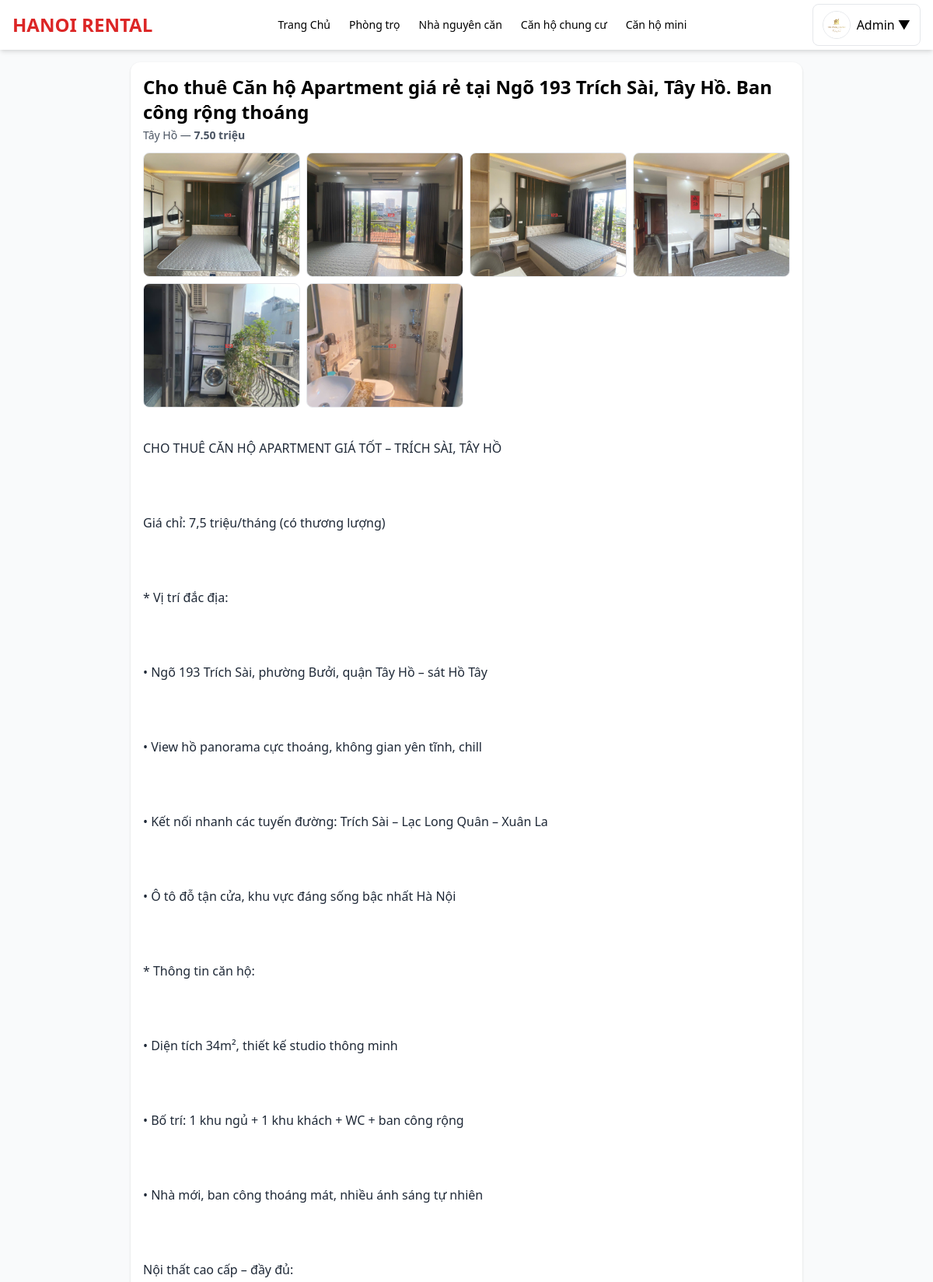
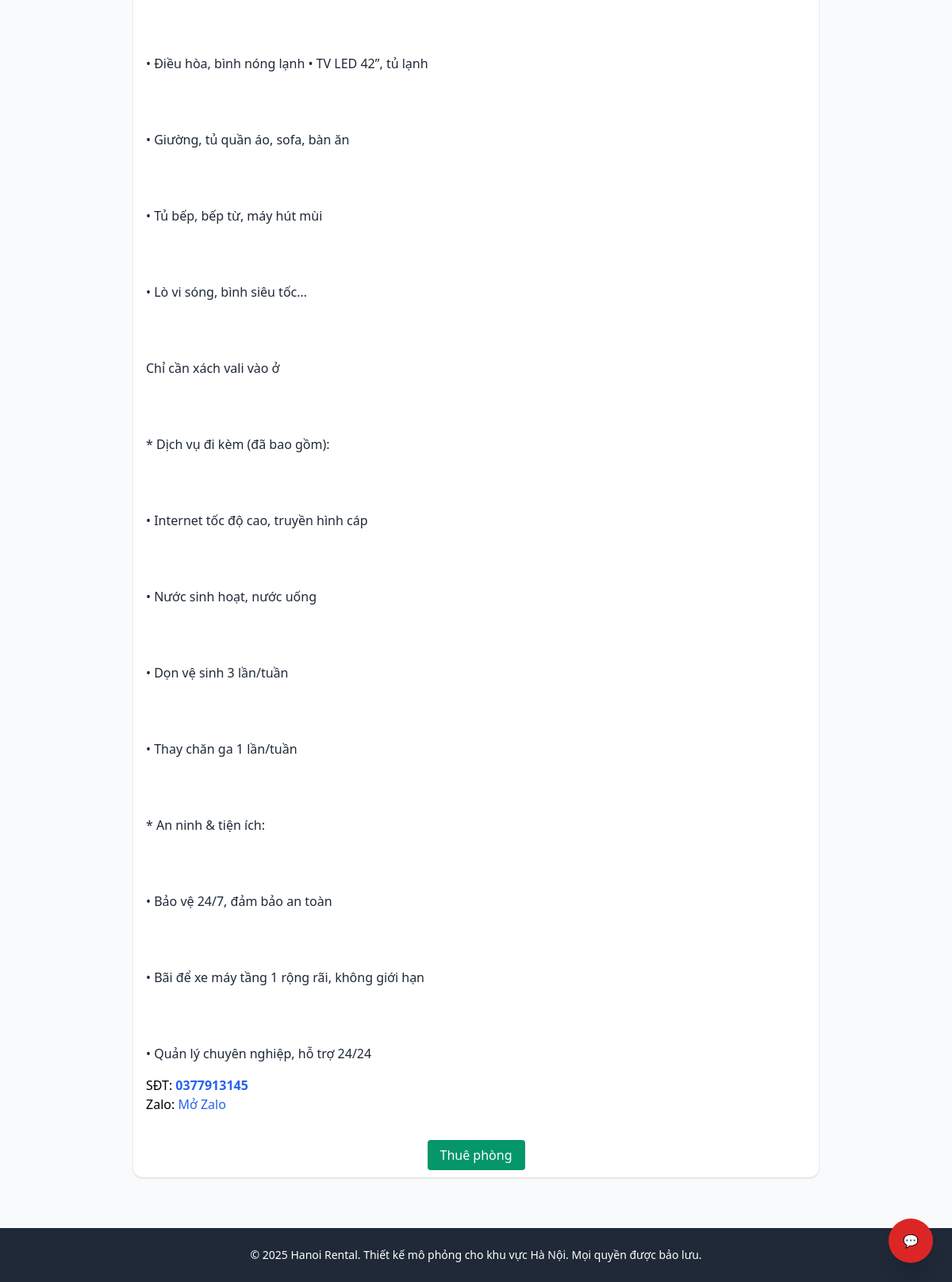
The app's page /view_post.php?id=36 (signed in) with its own data (2 pictures, top to bottom).
### tables this page shows
CREATE TABLE `posts` (
  `id` int(11) NOT NULL,
  `user_id` int(11) NOT NULL,
  `status` enum('pending','approved','rejected') DEFAULT 'pending',
  `reviewed_by` int(11) DEFAULT NULL,
  `reviewed_at` timestamp NULL DEFAULT NULL,
  `title` varchar(255) DEFAULT NULL,
  `image` varchar(255) DEFAULT NULL,
  `type` varchar(50) DEFAULT NULL,
  `khu_vuc` varchar(255) DEFAULT NULL,
  `price` varchar(50) DEFAULT NULL,
  `phone` varchar(20) DEFAULT NULL,
  `zalo` varchar(20) DEFAULT NULL,
  `description` text DEFAULT NULL,
  `status_rent` tinyint(4) DEFAULT 0,
  `created_at` timestamp NOT NULL DEFAULT current_timestamp(),
  `category` varchar(50) NOT NULL DEFAULT 'phongtro'
);

### functions.php (called while the page is built, shortened)
<?php
if (!function_exists("currentUser")) {
    function currentUser() {
        return $_SESSION['user'] ?? null;
    }
}
if (!function_exists("isAdmin")) {
    function isAdmin() {
        $u = currentUser();
        return $u && ($u['role'] ?? '') === 'admin';
    }
}

### view_post.php (the view, shortened to what this page needs)
<?php
require_once __DIR__ . '/functions.php';
function h($s) { return htmlspecialchars((string)$s, ENT_QUOTES, 'UTF-8'); }
$id = intval($_GET['id'] ?? 0);
$u = $_SESSION['user'] ?? null;
$stmt = $pdo->prepare("SELECT * FROM posts WHERE id = ? LIMIT 1");
$stmt->execute([$id]);
$post = $stmt->fetch(PDO::FETCH_ASSOC);
$isOwner = ($u && $u['id'] == $post['user_id']);
$imgsStmt = $pdo->prepare("SELECT filename FROM post_images WHERE post_id = ?");
$imgsStmt->execute([$id]);
$rows = $imgsStmt->fetchAll(PDO::FETCH_COLUMN);
$basePublic = '/hiihi';
$uploadsPublic = rtrim($basePublic, '/') . '/uploads/';
$defaultImg = rtrim($basePublic, '/') . '/assets/default.png';
$images = [];
foreach ($rows as $fn) {
    $clean = basename($fn);
    $disk = __DIR__ . '/uploads/' . $clean;
    if (is_file($disk))
        $images[] = $uploadsPublic . rawurlencode($clean);
    else
        $images[] = $defaultImg;
}
require_once __DIR__ . '/header.php';
?>
<main class="max-w-4xl mx-auto p-4">
    <div class="bg-white p-4 rounded-xl shadow">
        <h2 class="text-2xl font-bold mb-1"><?= h($post['title']) ?></h2>
        <p class="text-gray-600 text-sm mb-3">
            <?= h($post['khu_vuc']) ?> —
            <b><?= number_format($post['price'], 2) ?> triệu</b>
        </p>
        <div class="grid grid-cols-1 sm:grid-cols-2 md:grid-cols-4 gap-2 mb-4">
            <?php foreach ($images as $img): ?>
                <img src="<?= h($img) ?>" class="w-full h-40 object-cover rounded-lg border bg-gray-100">
            <?php endforeach; ?>
        </div>
        <div class="text-gray-800 whitespace-pre-line mb-4">
            <?= nl2br(h($post['description'])) ?>
        </div>
        <div class="mb-4">
            <p>SĐT:
                <a href="tel:<?= h($post['phone']) ?>" class="text-blue-600 font-semibold">
                    <?= h($post['phone']) ?>
                </a>
            </p>
            <?php if (!empty($post['zalo'])): ?>
                <p>Zalo:
                    <a href="<?= h($post['zalo']) ?>" target="_blank" class="text-blue-600">Mở Zalo</a>
                </p>
            <?php endif; ?>
        </div>
        <div class="text-center mt-6">
            <?php if (!$u): ?>
                <a href="<?= $basePublic ?>/auth.php?mode=login"
                   class="px-4 py-2 bg-blue-600 text-white rounded">Đăng nhập để thuê phòng</a>
            <?php elseif ($isOwner): ?>
                <p class="text-yellow-600 font-bold">Bạn là chủ bài đăng này.</p>
            <?php else: ?>
                <a href="<?= $basePublic ?>/rent_submit.php?post_id=<?= $post['id'] ?>"
                   class="px-4 py-2 bg-green-600 text-white rounded hover:bg-green-700">
                   Thuê phòng
                </a>
            <?php endif; ?>
        </div>
    </div>
</main>
<?php require_once __DIR__ . '/footer.php'; ?>

### records on screen
posts: title "Cho thuê Căn hộ Apartment giá rẻ tại Ngõ 193 Trích Sài, Tây Hồ. Ban công rộng thoáng", khu_vuc "Tây Hồ", price "7.50", description "CHO THUÊ CĂN HỘ APARTMENT GIÁ TỐT – TRÍCH SÀI, TÂY HỒ Giá chỉ: 7,5 triệu/tháng (có thương lượng) * Vị trí đắc địa: • Ngõ 193 Trích Sài, phường Bưởi, quận Tây Hồ – sát Hồ Tây • View hồ panorama cực thoáng, không gian yên tĩnh, chill • Kết nối nhanh các tuyến đường: Trích Sài – Lạc Long Quân – Xuân La • Ô tô đỗ tận cửa, khu vực đáng sống bậc nhất Hà Nội * Thông tin căn hộ: • Diện tích 34m², thiết kế studio thông minh • Bố trí: 1 khu ngủ + 1 khu khách + WC + ban công rộng • Nhà mới, ban công thoáng mát, nhiều ánh sáng tự nhiên Nội thất cao cấp – đầy đủ: • Điều hòa, bình nóng lạnh • TV LED 42”, tủ lạnh • Giường, tủ quần áo, sofa, bàn ăn • Tủ bếp, bếp từ, máy hút mùi • Lò vi sóng, bình siêu tốc……", phone "0377913145"

### other values on screen
$display_name "Admin"
